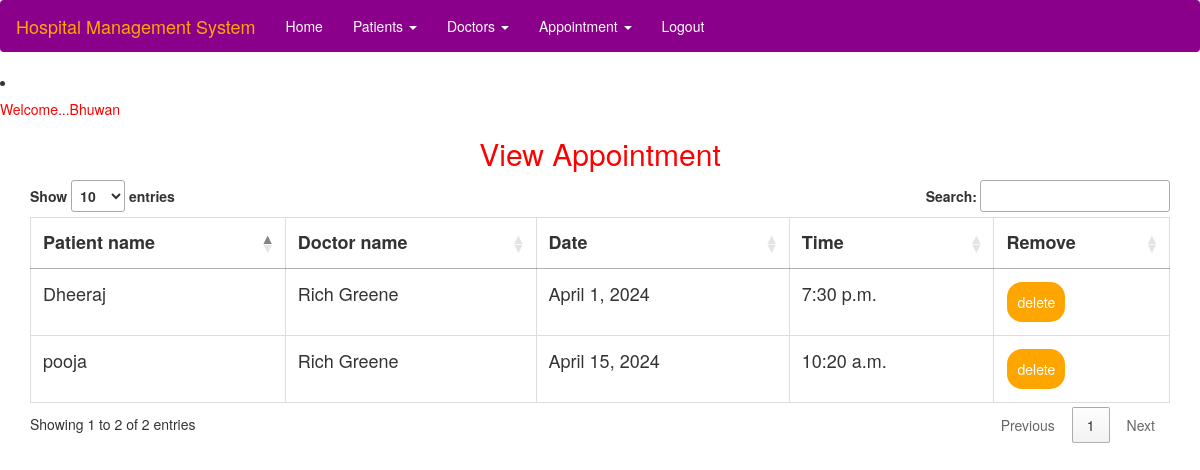
Screenshot of /view_appointment (signed in) with the database file from the repository.
### hospital/models.py (models this page shows, shortened)
class Appointment(models.Model):
    doctor = models.ForeignKey(Doctor, on_delete=models.CASCADE, null=True)
    patient = models.ForeignKey(Patient, on_delete=models.CASCADE, null=True)
    date1 = models.DateField(null=True)
    time1 = models.TimeField(null=True)

class Patient(models.Model):
    gender = models.ForeignKey(Gender, on_delete=models.CASCADE, null=True)
    name = models.CharField(max_length=50, null=True)
    mobile = models.IntegerField(null=True)
    address = models.CharField(max_length=100, null=True)
    def __str__(self):
        return self.name

class Doctor(models.Model):
    name = models.CharField(max_length=50, null=True)
    mobile = models.IntegerField(null=True)
    special = models.CharField(max_length=50, null=True)
    def __str__(self):
        return self.name

### hospital/views.py (the view)
# urls.py: path('view_appointment', view_Appointment, name='view_appointment'),
def view_Appointment(request):
    if not request.user.is_staff:
        return redirect('login')
    app = Appointment.objects.all()
    d = {'app': app}
    return render(request, 'view_appointment.html', d)

### hospital/templates/view_appointment.html (shortened to what this page needs)
{% extends 'navigation.html' %}
{% block body %}
<center><h2 style="color:red">View Appointment</h2></center>
 <div class="container">
<table class="table table-bordered" id="myTable">
  <thead>
  <tr>
    <th>Patient name</th>
    <th>Doctor name</th>
      <th> Date</th>
    <th>Time</th>
    <th>Remove</th>
  </tr>
  </thead>
   <tbody>
    {% for i in app %}
  <tr>
    <td>{{i.patient}}</td>
    <td>{{i.doctor}}</td>
      <td>{{i.date1}}</td>
      <td>{{i.time1}}</td>
      <td><a href="{% url 'delete_appointment' i.id %}"><button class="button button1">delete</button></a></td>
  </tr>
    {% endfor %}
    </tbody>
</table>
 </div>
{% endblock %}

### hospital/templates/navigation.html (shortened to what this page needs)
<!DOCTYPE html>
<html lang="en">
<head>
    {% load static %}
  <link rel="stylesheet" href="https://maxcdn.bootstrapcdn.com/bootstrap/3.4.0/css/bootstrap.min.css">
  <link rel = stylesheet href = "//cdn.datatables.net/1.10.19/css/jquery.dataTables.min.css">
</head>
<body>
<nav class="navbar navbar-expand-sm bg-info navbar-dark" style="background-color:DarkMagenta">
  <div class="container-fluid">
    <div class="navbar-header">
      <a class="navbar-brand" href="#" style="color:orange">Hospital Management System</a>
    </div>
    <ul class="nav navbar-nav">
      <li class="active"><a href="{% url 'home' %}" style="color:white">Home</a></li>
      <li class="dropdown"><a class="dropdown-toggle" data-toggle="dropdown" href="#" style="color:white">Patients  <span class="caret"></span></a>
      </li>
      <li class="dropdown"><a class="dropdown-toggle" data-toggle="dropdown" href="#" style="color:white">Doctors  <span class="caret"></span></a>
      </li>
      <li class="dropdown"><a class="dropdown-toggle" data-toggle="dropdown" href="#" style="color:white">Appointment  <span class="caret"></span></a>
      </li>
      <li><a href="{% url 'logout' %}" style="color:white">Logout</a></li>
    </ul>
  </div>
</nav>
<li><h5 style="color:red">Welcome...<span style="color:red">{{request.user.username}}</span></h5></li>
{% block body %}
{% endblock %}
</body>
</html>

### hospital/templates/navigation.html (style rules this page uses)
* { box-sizing: border-box; }
#myTable { border-collapse: collapse; width: 100%; border: 1px solid #ddd; font-size: 18px; }
#myTable th, #myTable td { text-align: left; padding: 12px; }
#myTable tr { border-bottom: 1px solid #ddd; }
.button { background-color: orange; border: none; color: white; padding: 10px; text-align: center; text-decoration: none; display: inline-block; font-size: 14px; margin: 1px 1px; cursor: pointer; }
.button1 { border-radius: 15px; }

### rows the page displays
Appointment: patient "Dheeraj", doctor "Rich Greene", date1 "April 1, 2024", time1 "7:30 p.m."
Appointment: patient "pooja", doctor "Rich Greene", date1 "April 15, 2024", time1 "10:20 a.m."

### other values shown
{{ request.user.username }} "Bhuwan"
